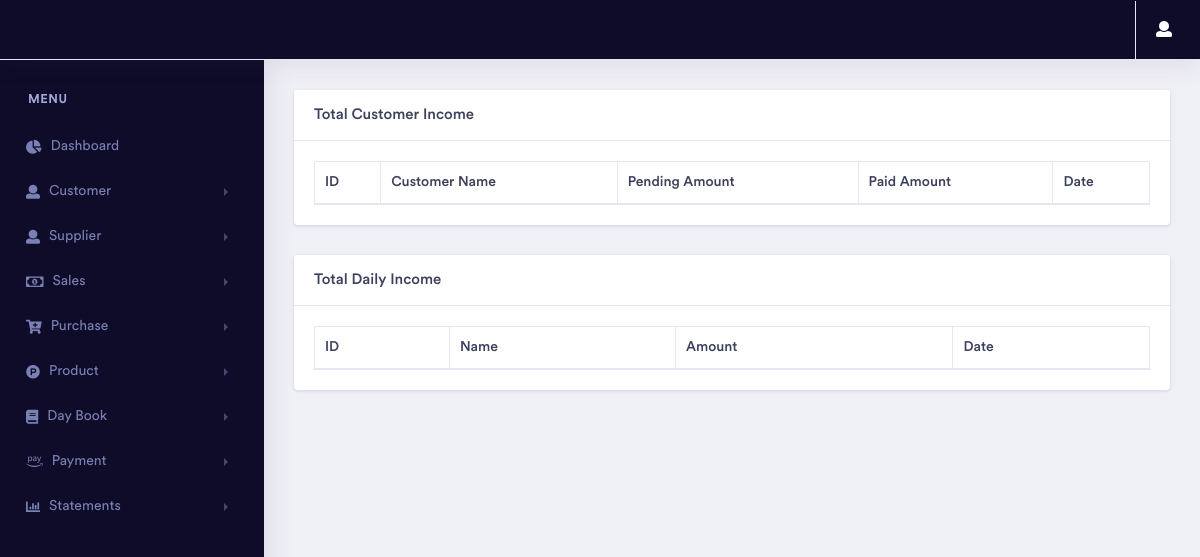
Before: /dashboard/totalincome/ (signed in) with the older database file.
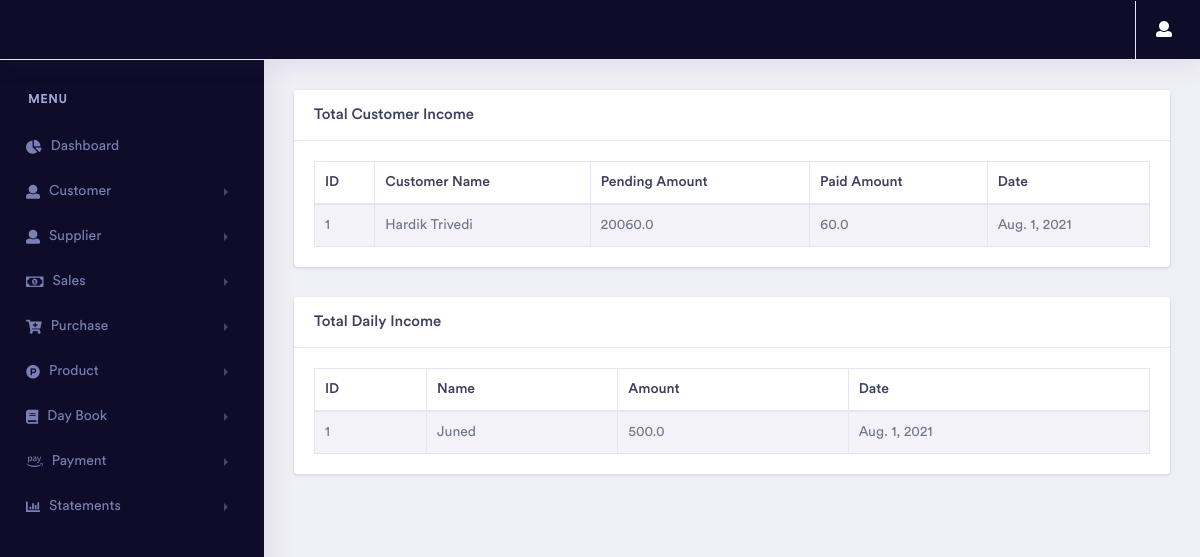
After: the same page with the newer database file.
### dashboard/models.py (models this page shows, shortened)
class customerpay_gst(models.Model):
    customer_name = models.ForeignKey(Customer_gst , on_delete=models.CASCADE)
    pending_amount = models.FloatField()
    paid_amount = models.FloatField()
    date = models.DateField(auto_now_add=True)
    Description = models.CharField(max_length=100,blank=True,null=True)

class Customer_gst(models.Model):
    customerid = models.IntegerField()
    fullname = models.CharField(max_length=50)
    email = models.EmailField(max_length=254)
    contactno = models.CharField(max_length=50)
    gst = models.CharField(max_length=50)
    city = models.CharField(max_length=50)
    state = models.CharField(max_length=50)
    landmark = models.CharField(max_length=50)
    def __str__(self):
        return self.fullname

class dailyincome_gst(models.Model):
    name = models.CharField(max_length=100)
    amount = models.FloatField()
    date = models.DateField(auto_now_add=True)
    time = models.DateTimeField(auto_now_add=True)

### dashboard/views.py (the view)
# urls.py: path('totalincome/',views.totalincome,name="totalincome"),
@login_required(login_url='login')
def totalincome(request):
    Estimate_group = Group.objects.get(name='Estimate')
    GST_group = Group.objects.get(name='GST')
    user = User.objects.get(username=request.user.username)
    if Estimate_group in user.groups.all():
        daily_income_data = dailyincome_estimate.objects.all()
        customer_income_data = customerpay_estimate.objects.all()
    else:
        daily_income_data = dailyincome_gst.objects.all()
        customer_income_data = customerpay_gst.objects.all()
    context = {
        'daily_income_data':daily_income_data,
        'customer_income_data':customer_income_data
    }
    return render(request,'dashboard/totalincome.html',context)

### pages/templatetags/user_auth.py (called while the page is built)
@register.filter(name='has_group')
def has_group(user, group_name):
    group = Group.objects.get(name=group_name)
    return True if group in user.groups.all() else False

### dashboard/templates/dashboard/totalincome.html (shortened to what the changed rows need)
{% extends 'pages/base.html' %}
{% load static %}
{% load user_auth %}
{% block content %}
<link rel="stylesheet" href="{% static 'vendor/bootstrap/css/bootstrap.min.css' %}">
<link rel="stylesheet" type="text/css" href="{% static 'vendor/datatables/css/dataTables.bootstrap4.css' %}">
<link href="{% static 'vendor/fonts/circular-std/style.css' %}" rel="stylesheet">
<link rel="stylesheet" href="{% static 'libs/css/style.css' %}">
<link rel="stylesheet" href="{% static 'vendor/fonts/fontawesome/css/fontawesome-all.css' %}">
{% if request.user|has_group:"Estimate" %}
<div class="row">
    <div class="col-xl-12 col-lg-12 col-md-12 col-sm-12 col-12">
        <div class="card">
            <h5 class="card-header">Total Customer Income</h5>
            <div class="card-body">
                <div class="table-responsive">
                    <table class="table table-striped table-bordered first">
                        <thead>
                        <tr>
                            <th>ID</th>
                            <th>Customer Name</th>
                            <th>Pending Amount</th>
                            <th>Paid Amount</th>
                            <th>Date</th>
                        </tr>
                        </thead>
                        <tbody>
                        {% for i in customer_income_data %}
                        <tr>
                            <td>{{forloop.counter}}</td>
                            <td>{{i.customer_name}}</td>
                            <td>{{i.pending_amount}}</td>
                            <td>{{i.paid_amount}}</td>
                            <td>{{i.date}}</td>
                        </tr>
                        {% endfor %}
                        </tbody>
                    </table>
                </div>
            </div>
        </div>
    </div>
</div>
<div class="row">
    <div class="col-xl-12 col-lg-12 col-md-12 col-sm-12 col-12">
        <div class="card">
            <h5 class="card-header">Total Daily Income</h5>
            <div class="card-body">
                <div class="table-responsive">
                    <table class="table table-striped table-bordered first">
                        <thead>
                        <tr>
                            <th>ID</th>
                            <th>Name</th>
                            <th>Amount</th>
                            <th>Date</th>
                        </tr>
                        </thead>
                        <tbody>
                        {% for i in daily_income_data %}
                        <tr>
                            <td>{{forloop.counter}}</td>
                            <td>{{i.name}}</td>
                            <td>{{i.amount}}</td>
                            <td>{{i.date}}</td>
                        </tr>
                        {% endfor %}
                        </tbody>
                    </table>
                </div>
            </div>
        </div>
    </div>
</div>
{% else %}
<div class="row">
    <div class="col-xl-12 col-lg-12 col-md-12 col-sm-12 col-12">
        <div class="card">
            <div class="card-body">
                <div class="table-responsive">
                    <table class="table table-striped table-bordered first">
                        <thead>
                        <tr>
                            <th>ID</th>
                            <th>Customer Name</th>
                            <th>Pending Amount</th>
                            <th>Paid Amount</th>
                            <th>Date</th>
                        </tr>
                        </thead>
                        <tbody>
                        {% for i in customer_income_data %}
                        <tr>
                            <td>{{forloop.counter}}</td>
                            <td>{{i.customer_name}}</td>
                            <td>{{i.pending_amount}}</td>
                            <td>{{i.paid_amount}}</td>
                            <td>{{i.date}}</td>
                        </tr>
                        {% endfor %}
                        </tbody>
                    </table>
                </div>
            </div>
        </div>
    </div>
</div>
<div class="row">
    <div class="col-xl-12 col-lg-12 col-md-12 col-sm-12 col-12">
        <div class="card">
            <div class="card-body">
                <div class="table-responsive">
                    <table class="table table-striped table-bordered first">
                        <thead>
                        <tr>
                            <th>ID</th>
                            <th>Name</th>
                            <th>Amount</th>
                            <th>Date</th>
                        </tr>
                        </thead>
                        <tbody>
                        {% for i in daily_income_data %}
                        <tr>
                            <td>{{forloop.counter}}</td>
                            <td>{{i.name}}</td>
                            <td>{{i.amount}}</td>
                            <td>{{i.date}}</td>
                        </tr>
                        {% endfor %}
                        </tbody>
                    </table>
                </div>
            </div>
        </div>
    </div>
</div>
{% endif %}
{% endblock content %}

Changed rows visible on the page:
added customerpay_gst: customer_name "Hardik Trivedi", pending_amount "20060.0", paid_amount "60.0", date "Aug. 1, 2021"
added dailyincome_gst: name "Juned", amount "500.0", date "Aug. 1, 2021"
